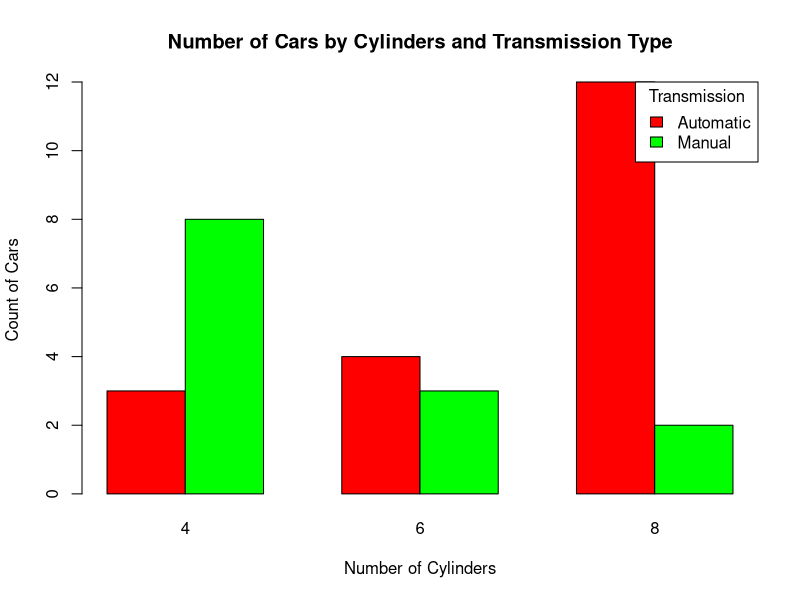

Source code (R):
# Convert variables to factors
x <- as.factor(mtcars$cyl)   # Cylinders
y <- as.factor(mtcars$am)    # Transmission type (0 = Auto, 1 = Manual)

# Create a frequency table
tbl <- table(x, y)


# Create the bar plot
barplot(
  t(tbl),
  beside = TRUE,                             # Side-by-side bars for each transmission
  col = c("red", "green"),            # Colors for transmission types
  main = "Number of Cars by Cylinders and Transmission Type",
  xlab = "Number of Cylinders",
  ylab = "Count of Cars",
  legend.text = c("Automatic", "Manual"),    # Legend labels
  args.legend = list(title = "Transmission", x = "topright")
)
